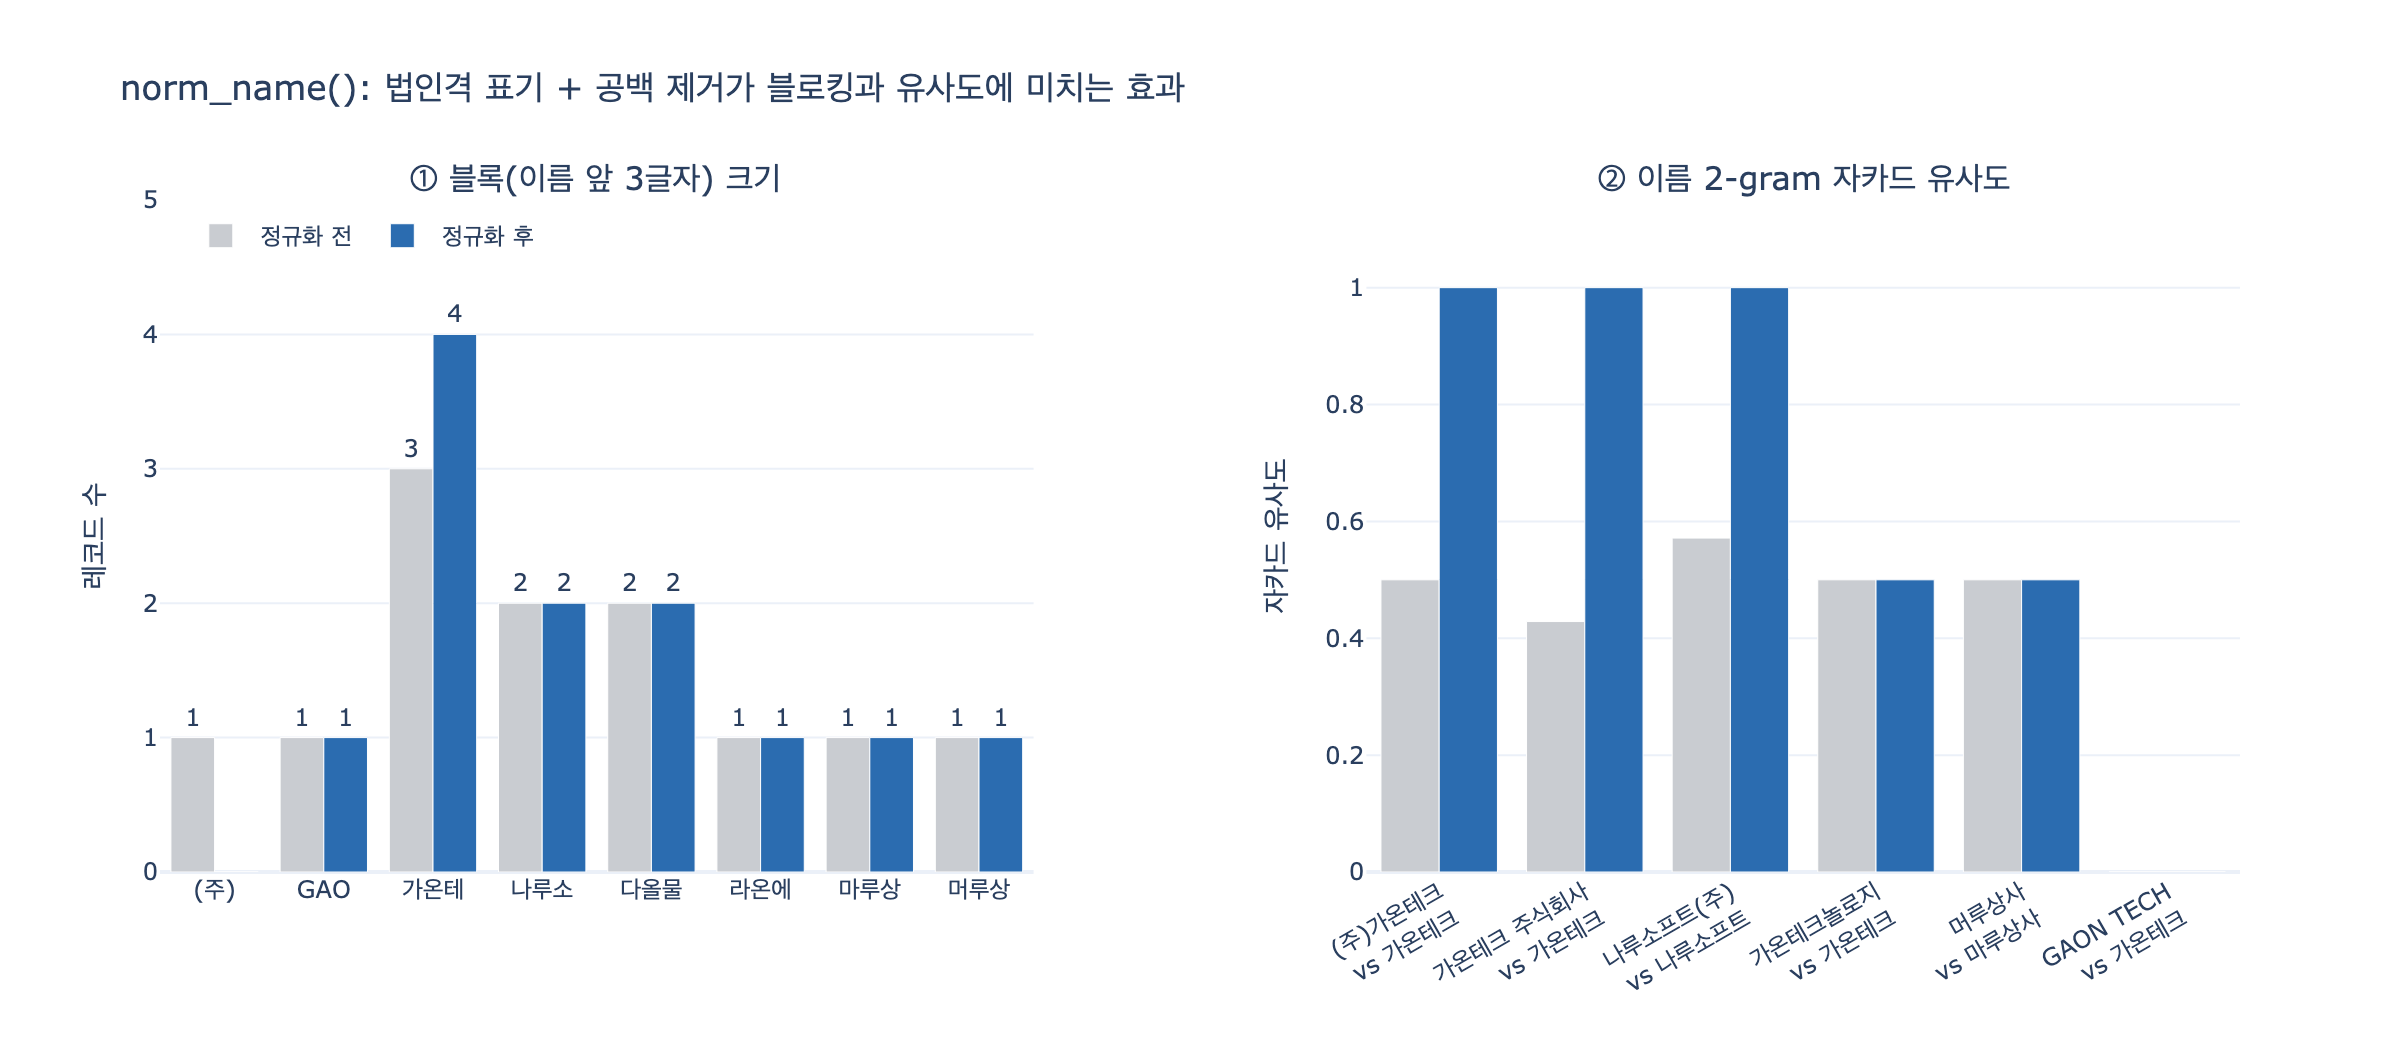

Reproduce this figure in Python.
# %% [markdown]
# # `norm_name()` — 법인격 표기와 공백을 걷어 내기
#
# 14장 `ex1_blocking.py` / `ex2_scoring.py` 가 공유하는 두 줄짜리 정규화 함수다.
#
# ```python
# def norm_name(s):
#     """법인격 표기와 공백을 걷어 낸다."""
#     s = re.sub(r"\(주\)|주식회사|\(유\)|유한회사", "", s)
#     return re.sub(r"\s+", "", s)
# ```
#
# 하는 일은 딱 두 단계다.
#
# 1. **법인격 표기 제거** — `(주)`, `주식회사`, `(유)`, `유한회사` 를 빈 문자열로 치환
# 2. **모든 공백 제거** — `\s+` 를 빈 문자열로 치환 (공백을 하나로 줄이는 게 아니라 *없애* 버린다)
#
# 이 함수가 왜 필요한가? 블로킹 키 `key_name3()` 이 «이름 앞 3글자» 를 쓰기 때문이다.
# `(주)가온테크` 의 앞 3글자는 `(주)` 다. 정규화 없이는 `가온테크` 와 절대 같은 칸에 못 들어간다.
#
# 필요 패키지: plotly, kaleido (시각화 셀에서만 사용. 나머지 셀은 표준 라이브러리만)

# %%
import re
from collections import defaultdict
from itertools import combinations


def _show(fig):
    try:
        from IPython import get_ipython
        if get_ipython() is not None:  # VSCode 셀/Jupyter에서만 렌더링
            fig.show()
    except ImportError:
        pass


# 14장 원본 그대로
LEGAL_RE = r"\(주\)|주식회사|\(유\)|유한회사"


def norm_name(s):
    """법인격 표기와 공백을 걷어 낸다."""
    s = re.sub(LEGAL_RE, "", s)
    return re.sub(r"\s+", "", s)


print(norm_name("(주)가온테크"))
print(norm_name("가온테크 주식회사"))
print(norm_name("  가온 테크 (유) "))
# 출력: 가온테크
# 출력: 가온테크
# 출력: 가온테크

# %% [markdown]
# ## 단계별로 쪼개 보기
#
# 두 번의 `re.sub` 가 각각 무엇을 지우는지 중간 결과를 찍어 본다.
# 2단계(공백 제거)가 없으면 `가온테크 주식회사` → `가온테크 ` 로 뒤에 공백이 남고,
# 1단계(법인격 제거)가 없으면 `(주)가온테크` 의 괄호가 그대로 앞에 붙는다.

# %%
def norm_steps(s):
    """(원본, 법인격 제거 후, 공백까지 제거 후) 를 돌려준다."""
    step1 = re.sub(LEGAL_RE, "", s)
    step2 = re.sub(r"\s+", "", step1)
    return s, step1, step2


SAMPLES = [
    "가온테크",
    "(주)가온테크",
    "가온테크 주식회사",
    "가온 테크(유)",
    "유한회사 가온테크",
    "GAON TECH",
    "다올물산 부산지점",
]

print(f"{'원본':<20} {'① 법인격 제거':<20} {'② 공백 제거':<16}")
print("-" * 58)
for s in SAMPLES:
    a, b, c = norm_steps(s)
    print(f"{a!r:<20} {b!r:<20} {c!r:<16}")
# 출력: 원본                   ① 법인격 제거              ② 공백 제거
# 출력: ----------------------------------------------------------
# 출력: '가온테크'               '가온테크'               '가온테크'
# 출력: '(주)가온테크'            '가온테크'               '가온테크'
# 출력: '가온테크 주식회사'         '가온테크 '              '가온테크'
# 출력: '가온 테크(유)'           '가온 테크'              '가온테크'
# 출력: '유한회사 가온테크'         ' 가온테크'              '가온테크'
# 출력: 'GAON TECH'          'GAON TECH'          'GAONTECH'
# 출력: '다올물산 부산지점'         '다올물산 부산지점'         '다올물산부산지점'

# %% [markdown]
# 마지막 두 줄이 중요하다.
#
# - `GAON TECH` → `GAONTECH`: 공백은 지워지지만 **한글로 바뀌지 않는다**. 영문 표기는 못 잡는다.
# - `다올물산 부산지점` → `다올물산부산지점`: 공백을 지운 탓에 «본사/지점» 구분이 이름 문자열 안에 그대로 남는다.
#   정규화는 표기 차이만 지우고 의미 차이는 판단하지 않는다.

# %% [markdown]
# ## 14장 데이터 12건에 그대로 적용
#
# `records.py` 의 `RECORDS` 다. 같은 회사가 네 가지 표기로 앉아 있다.

# %%
RECORDS = [
    # id, 이름, 사업자번호, 주소, 대표자, 전화
    ("r01", "가온테크",        "123-45-67890", "서울 강남구 테헤란로 1",  "김하늘", "02-1234-5678"),
    ("r02", "(주)가온테크",     "123-45-67890", "서울 강남구 테헤란로 1",  "김하늘", "02-1234-5678"),
    ("r03", "가온테크 주식회사", "",             "서울 강남구 테헤란로 1길", "김하늘", "021234-5678"),
    ("r04", "GAON TECH",      "123-45-67890", "",                      "",      ""),
    ("r05", "가온테크놀로지",   "999-88-77777", "부산 해운대구 센텀로 9",  "박서준", "051-999-8877"),
    ("r06", "나루소프트",       "222-33-44444", "서울 마포구 월드컵로 2",  "이서연", "02-2222-3333"),
    ("r07", "나루소프트(주)",   "555-66-77777", "서울 마포구 월드컵로 2",  "이서연", "02-2222-3333"),
    ("r08", "다올물산 본사",    "333-44-55555", "인천 연수구 송도로 3",   "최민준", "032-333-4444"),
    ("r09", "다올물산 부산지점", "333-44-55555", "부산 사하구 낙동로 8",   "정우진", "051-333-4444"),
    ("r10", "라온에너지",       "444-55-66666", "대전 유성구 대덕대로 4",  "한지우", "042-444-5555"),
    ("r11", "마루상사",        "666-77-88888", "광주 서구 상무로 6",     "오세훈", "062-666-7777"),
    ("r12", "머루상사",        "666-77-88888", "광주 서구 상무로 6",     "오세훈", "062-666-7777"),
]

# 사람이 확인한 정답 — r01~r04 는 같은 회사, r11/r12 도 같다
TRUTH = [{"r01", "r02", "r03", "r04"}, {"r11", "r12"}]


def key3_raw(name):
    """정규화 «없이» 앞 3글자."""
    return name[:3] if len(name) >= 3 else name or None


def key3_norm(name):
    """14장 key_name3() — 정규화 후 앞 3글자."""
    n = norm_name(name)
    return n[:3] if len(n) >= 3 else n or None


print(f"{'id':<5} {'원본 이름':<18} {'정규화':<16} {'raw[:3]':<10} {'norm[:3]'}")
print("-" * 62)
for r in RECORDS:
    print(f"{r[0]:<5} {r[1]:<18} {norm_name(r[1]):<16} {key3_raw(r[1])!r:<10} {key3_norm(r[1])!r}")
# 출력: id    원본 이름              정규화              raw[:3]    norm[:3]
# 출력: --------------------------------------------------------------
# 출력: r01   가온테크               가온테크             '가온테'      '가온테'
# 출력: r02   (주)가온테크            가온테크             '(주)'      '가온테'
# 출력: r03   가온테크 주식회사         가온테크             '가온테'      '가온테'
# 출력: r04   GAON TECH          GAONTECH         'GAO'      'GAO'
# 출력: r05   가온테크놀로지           가온테크놀로지          '가온테'      '가온테'
# 출력: r06   나루소프트              나루소프트            '나루소'      '나루소'
# 출력: r07   나루소프트(주)           나루소프트            '나루소'      '나루소'
# 출력: r08   다올물산 본사            다올물산본사           '다올물'      '다올물'
# 출력: r09   다올물산 부산지점         다올물산부산지점         '다올물'      '다올물'
# 출력: r10   라온에너지              라온에너지            '라온에'      '라온에'
# 출력: r11   마루상사               마루상사             '마루상'      '마루상'
# 출력: r12   머루상사               머루상사             '머루상'      '머루상'

# %% [markdown]
# ## 정규화 전/후로 블록이 어떻게 달라지나
#
# 블로킹은 «같은 키를 가진 것끼리만 비교» 하는 전략이다.
# 키가 어긋나면 그 쌍은 후보에 못 들어가고, 후보에 못 들면 영영 못 만난다(재현율 문제).
#
# 정규화가 바꾸는 건 딱 하나: `r02 (주)가온테크` 가 `'(주)'` 칸에서 `'가온테'` 칸으로 이사한다.

# %%
def block(records, keyfn):
    b = defaultdict(list)
    for r in records:
        k = keyfn(r[1])
        if k:
            b[k].append(r[0])
    return {k: v for k, v in sorted(b.items())}


def pairs_from(blocks):
    out = set()
    for ids in blocks.values():
        if len(ids) > 1:
            out |= {tuple(sorted(p)) for p in combinations(sorted(ids), 2)}
    return out


truth_pairs = set()
for g in TRUTH:
    truth_pairs |= {tuple(sorted(p)) for p in combinations(sorted(g), 2)}

B_raw, B_norm = block(RECORDS, key3_raw), block(RECORDS, key3_norm)
P_raw, P_norm = pairs_from(B_raw), pairs_from(B_norm)

for label, B, P in [("정규화 전", B_raw, P_raw), ("정규화 후", B_norm, P_norm)]:
    multi = {k: v for k, v in B.items() if len(v) > 1}
    hit = len(truth_pairs & P)
    print(f"[{label}] 칸 {len(B)}개 (2건 이상 {len(multi)}개), 비교 쌍 {len(P)}개, "
          f"정답 쌍 회수 {hit}/{len(truth_pairs)}")
    for k, v in B.items():
        mark = "  <-- 혼자 앉음" if len(v) == 1 else ""
        print(f"    {k!r:<10} {v}{mark}")
    print()
# 출력: [정규화 전] 칸 8개 (2건 이상 3개), 비교 쌍 5개, 정답 쌍 회수 1/7
# 출력:     '(주)'      ['r02']  <-- 혼자 앉음
# 출력:     'GAO'      ['r04']  <-- 혼자 앉음
# 출력:     '가온테'      ['r01', 'r03', 'r05']
# 출력:     '나루소'      ['r06', 'r07']
# 출력:     '다올물'      ['r08', 'r09']
# 출력:     '라온에'      ['r10']  <-- 혼자 앉음
# 출력:     '마루상'      ['r11']  <-- 혼자 앉음
# 출력:     '머루상'      ['r12']  <-- 혼자 앉음
# 출력:
# 출력: [정규화 후] 칸 7개 (2건 이상 3개), 비교 쌍 8개, 정답 쌍 회수 3/7
# 출력:     'GAO'      ['r04']  <-- 혼자 앉음
# 출력:     '가온테'      ['r01', 'r02', 'r03', 'r05']
# 출력:     '나루소'      ['r06', 'r07']
# 출력:     '다올물'      ['r08', 'r09']
# 출력:     '라온에'      ['r10']  <-- 혼자 앉음
# 출력:     '마루상'      ['r11']  <-- 혼자 앉음
# 출력:     '머루상'      ['r12']  <-- 혼자 앉음

# %% [markdown]
# 정규화 한 번으로 `'(주)'` 칸이 사라지고 `'가온테'` 칸이 3건 → 4건이 됐다.
# 회수한 정답 쌍은 1개 → 3개. 늘어난 쌍은 `(r01,r02)`, `(r02,r03)` —
# 즉 «`(주)` 때문에 다른 칸에 앉아 있던» r02 가 합류한 결과다.
#
# 대가도 있다. `(r02,r05)` 처럼 **다른 회사와의 거짓 후보도 함께 늘어난다**(5쌍 → 8쌍).
# 정규화는 재현율을 올리는 대신 비교량을 늘린다. 그 균형이 설계다.

# %%
print("정규화로 새로 후보에 든 쌍:", sorted(P_norm - P_raw))
print("정규화로 새로 회수한 정답 쌍:", sorted((truth_pairs & P_norm) - (truth_pairs & P_raw)))
print("정규화 후에도 못 든 정답 쌍:", sorted(truth_pairs - P_norm))
# 출력: 정규화로 새로 후보에 든 쌍: [('r01', 'r02'), ('r02', 'r03'), ('r02', 'r05')]
# 출력: 정규화로 새로 회수한 정답 쌍: [('r01', 'r02'), ('r02', 'r03')]
# 출력: 정규화 후에도 못 든 정답 쌍: [('r01', 'r04'), ('r02', 'r04'), ('r03', 'r04'), ('r11', 'r12')]

# %% [markdown]
# ## 잡아 주는 케이스 / 여전히 놓치는 케이스
#
# | 변형 유형 | 예시 | `norm_name()` 이 잡나 |
# |---|---|---|
# | 법인격 접두 | `(주)가온테크` vs `가온테크` | O — 1단계에서 제거 |
# | 법인격 접미 + 공백 | `가온테크 주식회사` | O — 1·2단계 둘 다 필요 |
# | 띄어쓰기 변형 | `가온 테크` vs `가온테크` | O — 2단계에서 제거 |
# | 영문 표기 | `GAON TECH` vs `가온테크` | X — 문자 자체가 다르다 |
# | 오타 | `머루상사` vs `마루상사` | X — 한 글자가 다르다 |
# | 지점 구분 | `다올물산 부산지점` vs `다올물산 본사` | X — 오히려 붙여서 한 덩어리로 만든다 |
# | 다른 회사인데 앞 3글자 동일 | `가온테크놀로지` | X — 거짓 후보를 더 만든다 |
#
# `(주)` 계열 표기만 지우므로 `Inc.`, `Corp.`, `Ltd.`, `㈜`(단일 문자) 는 남는다.
# 확장하려면 정규식에 패턴을 더 넣어야 한다.

# %%
for a, b in [("(주)가온테크", "가온테크"), ("가온테크 주식회사", "가온테크"),
             ("가온 테크", "가온테크"), ("GAON TECH", "가온테크"),
             ("머루상사", "마루상사"), ("㈜가온테크", "가온테크"),
             ("Gaon Tech Inc.", "가온테크")]:
    same = norm_name(a) == norm_name(b)
    print(f"{a!r:<18} vs {b!r:<10} → {norm_name(a)!r:<12} == {norm_name(b)!r:<10} : "
          f"{'같은 키 O' if same else '다른 키 X'}")
# 출력: '(주)가온테크'          vs '가온테크'     → '가온테크'       == '가온테크'     : 같은 키 O
# 출력: '가온테크 주식회사'        vs '가온테크'     → '가온테크'       == '가온테크'     : 같은 키 O
# 출력: '가온 테크'            vs '가온테크'     → '가온테크'       == '가온테크'     : 같은 키 O
# 출력: 'GAON TECH'        vs '가온테크'     → 'GAONTECH'   == '가온테크'     : 다른 키 X
# 출력: '머루상사'             vs '마루상사'     → '머루상사'       == '마루상사'     : 다른 키 X
# 출력: '㈜가온테크'            vs '가온테크'     → '㈜가온테크'      == '가온테크'     : 다른 키 X
# 출력: 'Gaon Tech Inc.'   vs '가온테크'     → 'GaonTechInc.' == '가온테크'     : 다른 키 X

# %% [markdown]
# ## 유사도 관점 — `sim_str()` 도 함께 보기
#
# `ex2_scoring.py` 의 «이름» 필드는 `norm_name()` 을 거친 뒤 글자 2-gram 자카드로 비교한다.
#
# $$\mathrm{sim}(a,b) = \frac{|G_2(a) \cap G_2(b)|}{|G_2(a) \cup G_2(b)|}$$
#
# 여기서 $G_2(x)$ 는 $x$ 의 인접 두 글자 집합이다.
# 정규화는 이 유사도도 밀어 올린다 — `(주)` 가 만들던 잡음 2-gram(`(주`, `주)`, `)가`)이 사라지니까.

# %%
def sim_str(a, b):
    """글자 2-gram 자카드. 라이브러리 없이 쓸 만하다."""
    def g(x):
        x = re.sub(r"\s+", "", x or "")
        return {x[i:i + 2] for i in range(len(x) - 1)} or {x}
    A, B = g(a), g(b)
    if not A or not B:
        return 0.0
    return len(A & B) / len(A | B)


CASES = [
    ("(주)가온테크", "가온테크"),
    ("가온테크 주식회사", "가온테크"),
    ("나루소프트(주)", "나루소프트"),
    ("가온테크놀로지", "가온테크"),
    ("머루상사", "마루상사"),
    ("GAON TECH", "가온테크"),
]
print(f"{'A':<18} {'B':<12} {'정규화 전':>9} {'정규화 후':>9}   차이")
print("-" * 58)
for a, b in CASES:
    before, after = sim_str(a, b), sim_str(norm_name(a), norm_name(b))
    print(f"{a!r:<18} {b!r:<12} {before:>9.3f} {after:>9.3f}   {after - before:+.3f}")
# 출력: A                  B                정규화 전     정규화 후   차이
# 출력: ----------------------------------------------------------
# 출력: '(주)가온테크'          '가온테크'           0.500     1.000   +0.500
# 출력: '가온테크 주식회사'        '가온테크'           0.429     1.000   +0.571
# 출력: '나루소프트(주)'         '나루소프트'          0.571     1.000   +0.429
# 출력: '가온테크놀로지'          '가온테크'           0.500     0.500   +0.000
# 출력: '머루상사'             '마루상사'           0.500     0.500   +0.000
# 출력: 'GAON TECH'        '가온테크'           0.000     0.000   +0.000

# %% [markdown]
# 위 3줄은 1.000 — 완전 일치가 됐다. 아래 3줄은 그대로다.
# **정규화가 올려 주는 건 «표기 변형» 뿐**이라는 사실이 숫자로 드러난다.
#
# 그리고 `가온테크놀로지` 가 0.500 에 머무는 건 좋은 신호다.
# 정규화는 다른 회사를 억지로 붙이지 않는다 — 임계값이 그 판정을 맡는다.

# %% [markdown]
# ## 시각화
#
# 왼쪽: 정규화 전/후 «이름 앞 3글자» 칸 구성. `(주)` 칸이 사라지고 `가온테` 칸이 4건으로 커진다.
# 오른쪽: 유사도 상승폭. 표기 변형만 위로 뛰고 영문·오타는 바닥에 남는다.

# %%
try:
    import plotly.graph_objects as go
    from plotly.subplots import make_subplots

    keys = sorted(set(B_raw) | set(B_norm))
    raw_cnt = [len(B_raw.get(k, [])) for k in keys]
    norm_cnt = [len(B_norm.get(k, [])) for k in keys]

    fig = make_subplots(
        rows=1, cols=2, horizontal_spacing=0.16,
        subplot_titles=("① 블록(이름 앞 3글자) 크기", "② 이름 2-gram 자카드 유사도"),
    )
    fig.add_trace(go.Bar(x=keys, y=raw_cnt, name="정규화 전",
                         marker_color="#c9ccd1",
                         text=[c or "" for c in raw_cnt], textposition="outside"),
                  row=1, col=1)
    fig.add_trace(go.Bar(x=keys, y=norm_cnt, name="정규화 후",
                         marker_color="#2b6cb0",
                         text=[c or "" for c in norm_cnt], textposition="outside"),
                  row=1, col=1)

    labels = [f"{a}<br>vs {b}" for a, b in CASES]
    before = [sim_str(a, b) for a, b in CASES]
    after = [sim_str(norm_name(a), norm_name(b)) for a, b in CASES]
    fig.add_trace(go.Bar(x=labels, y=before, name="정규화 전",
                         marker_color="#c9ccd1", showlegend=False),
                  row=1, col=2)
    fig.add_trace(go.Bar(x=labels, y=after, name="정규화 후",
                         marker_color="#2b6cb0", showlegend=False),
                  row=1, col=2)

    fig.update_yaxes(title_text="레코드 수", row=1, col=1, range=[0, 5])
    fig.update_yaxes(title_text="자카드 유사도", row=1, col=2, range=[0, 1.15])
    fig.update_xaxes(tickangle=-30, row=1, col=2)
    fig.update_layout(
        title_text="norm_name(): 법인격 표기 + 공백 제거가 블로킹과 유사도에 미치는 효과",
        barmode="group", template="plotly_white", height=520, width=1200,
        legend=dict(orientation="h", yanchor="top", y=0.99,
                    xanchor="left", x=0.01, bgcolor="rgba(255,255,255,0.6)"),
    )
    _show(fig)
    fig.write_image("expy.png", scale=2)
    print("expy.png 저장 완료")
except ImportError as e:
    print("시각화 건너뜀 (plotly/kaleido 필요):", e)
# 출력: expy.png 저장 완료

# %% [markdown]
# ## 정리
#
# - `norm_name()` = `(주)|주식회사|(유)|유한회사` 제거 → `\s+` 전부 제거. 두 줄이다.
# - 목적은 «표기가 다른 같은 이름» 을 같은 블로킹 키/같은 유사도 축에 올려놓는 것.
# - `(주)가온테크` 는 정규화 없이는 `'(주)'` 칸에 혼자 앉아 있고, 정규화하면 `'가온테'` 칸에 합류한다.
# - 잡는 것: 법인격 표기, 띄어쓰기. 못 잡는 것: 영문 표기, 오타, `㈜`/`Inc.` 같은 미등록 패턴, 지점 구분.
# - 그래서 14장은 이름 하나만 믿지 않는다. 사업자번호·주소 블로킹을 함께 돌리고 **합집합**을 후보로 쓴다.
